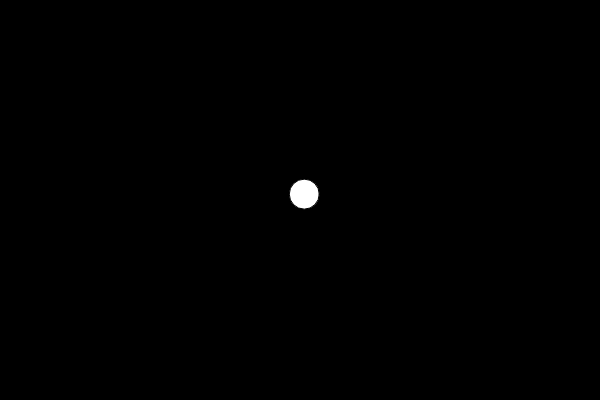
Frame 1 (no input)
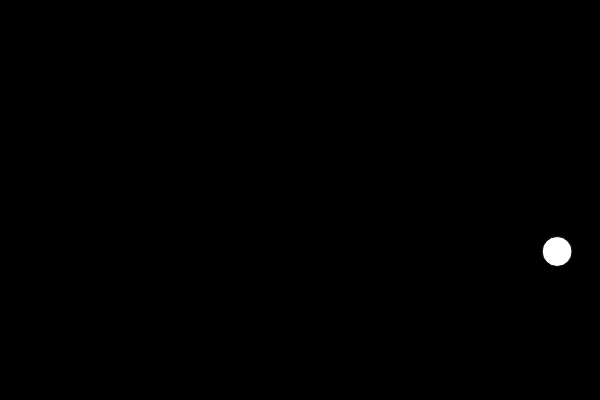
Frame 60 (no input)
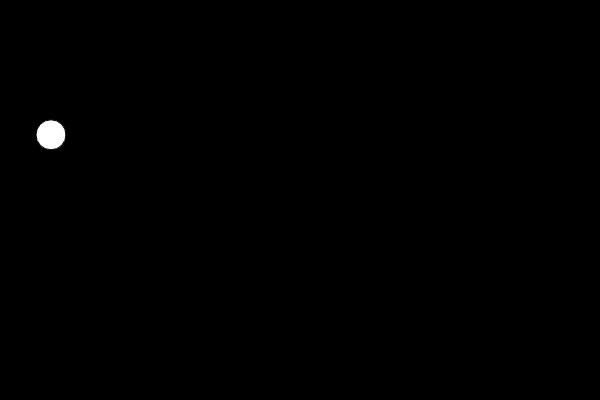
Frame 120 (the mouse pressed at the canvas centre since frame 60)

The p5.js sketch that drew these frames (run headless with seeded random() and noise() and a simulated clock; from frame 60 on, the mouse is pressed at the canvas centre):

// p5.js sketch
// ── sketch.js
// IMA NYU Shanghai
// The Nature of Code
// MOQN
// Feb 10 2017

let x, y;
let xspeed, yspeed;
let gravity;

function setup() {
  createCanvas(600, 400);
  x = width / 2;
  y = height / 2;
  xspeed = random(-1, 1) * 10;
  yspeed = random(-1, 1) * 10;
  gravity = 1.0;
}

function draw() {
  background(0);
  
  // update the position by applying the speed
  x = x + xspeed;
  y = y + yspeed;
  
  // air friction
  //xspeed *= 0.99;
  //yspeed *= 0.99;

  // check the boundaries
  if (x < 0) {
    x = 0
    xspeed *= -1;
  }
  if (x > width) {
    x = width;
    xspeed *= -1;
  }
  if (y < 0) {
    y = 0;
    yspeed *= -1;
  }
  if (y > height) {
    yspeed *= -1;
    y = height;
    // here it loses certain amount of speed
    //xspeed *= 0.9;
    //yspeed *= 0.9;
  }
  
  // and finally apply the gravity !!! 
  yspeed += gravity;
  
  // display
  ellipse(x, y, 30, 30);
}

function mousePressed() {
  xspeed = random(-1, 1) * 20;
  yspeed = random(-1, -0.7) * 20;
}
